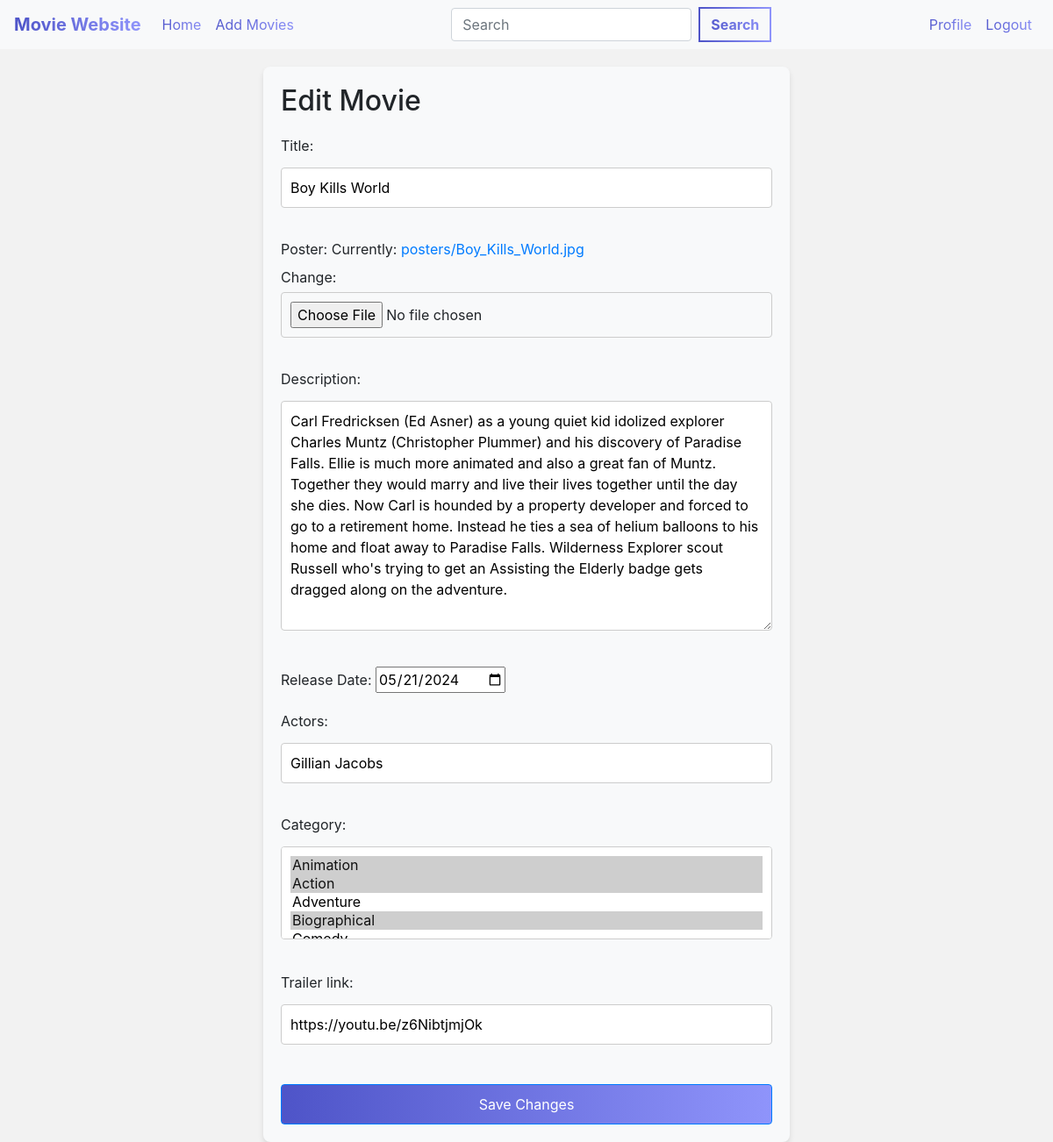
Page /movie/1/edit/ (signed in) on the committed database.
### movie_app/models.py (models this page shows, shortened)
class Movie(models.Model):
    title = models.CharField(max_length=200)
    poster = models.ImageField(upload_to='posters/')
    description = models.TextField()
    release_date = models.DateField(verbose_name="Release Date")
    actors = models.CharField(max_length=500)
    category = models.ManyToManyField(Category)
    trailer_link = models.URLField()

### movie_app/views.py (the view)
# urls.py: path('movie/<int:movie_id>/edit/', views.edit_movie, name='edit_movie'),
@login_required
def edit_movie(request, movie_id):
    movie = get_object_or_404(Movie, id=movie_id)
    if request.method == 'POST':
        form = MovieForm(request.POST, instance=movie)
        if form.is_valid():
            form.save()
            return redirect('movie_details', movie_id=movie_id)
    else:
        form = MovieForm(instance=movie)
    return render(request, 'edit_movie.html', {'form': form})

### movie_app/forms.py
class MovieForm(forms.ModelForm):
    class Meta:
        model = Movie
        fields = ['title', 'poster', 'description', 'release_date', 'actors', 'category', 'trailer_link']
        widgets = {
            'release_date': forms.DateInput(attrs={'type': 'date'}),
        }

### movie_app/models.py (called while the page is built)
    def __str__(self):
        return self.name

### templates/edit_movie.html (shortened to what this page needs)
{% extends "base.html" %}
{% block content %}
<h2>Edit Movie</h2>
<form method="post">
    {{ form.as_p }}
    <button type="submit" class="btn btn-primary">Save Changes</button>
</form>
{% endblock %}

### templates/edit_movie.html (style rules this page uses)
input#id_trailer_link { width: 100%; padding: 10px; margin-top: 5px; margin-bottom: 20px; border: 1px solid #ccc; border-radius: 4px; }
textarea#id_description { width: 100%; padding: 10px; margin-top: 5px; margin-bottom: 20px; border: 1px solid #ccc; border-radius: 4px; resize: vertical; min-height: 100px; }
form { margin-top: 20px; }
form p { margin-bottom: 15px; }
input[type="text"], input[type="file"], select { width: 100%; padding: 10px; margin-top: 5px; margin-bottom: 20px; border: 1px solid #ccc; border-radius: 4px; }
.btn-primary { background: linear-gradient(to right, #4e54c8, #8f94fb); border-color: #007bff; padding: 10px 15px; font-size: 16px; width: 100%; margin-top: 10px; transition: background-color 0.3s ease; }

### templates/base.html (style rules this page uses)
body { background-color: #f2f2f2; }

### rows in the picture
Movie: title "Boy Kills World", description "Carl Fredricksen (Ed Asner) as a young quiet kid idolized explorer Charles Muntz (Christopher Plummer) and his discovery of Paradise Falls. Ellie is much more animated and also a great fan of Muntz. Together they would marry and live their lives together until the day she dies. Now Carl is hounded by a property developer and forced to go to a retirement home. Instead he ties a sea of helium balloons to his home and float away to Paradise Falls. Wilderness Explorer scout Russell who's trying to get an Assisting the Elderly badge gets dragged along on the adventure.", release_date "05/21/2024", actors "Gillian Jacobs", trailer_link "https://youtu.be/z6NibtjmjOk"
